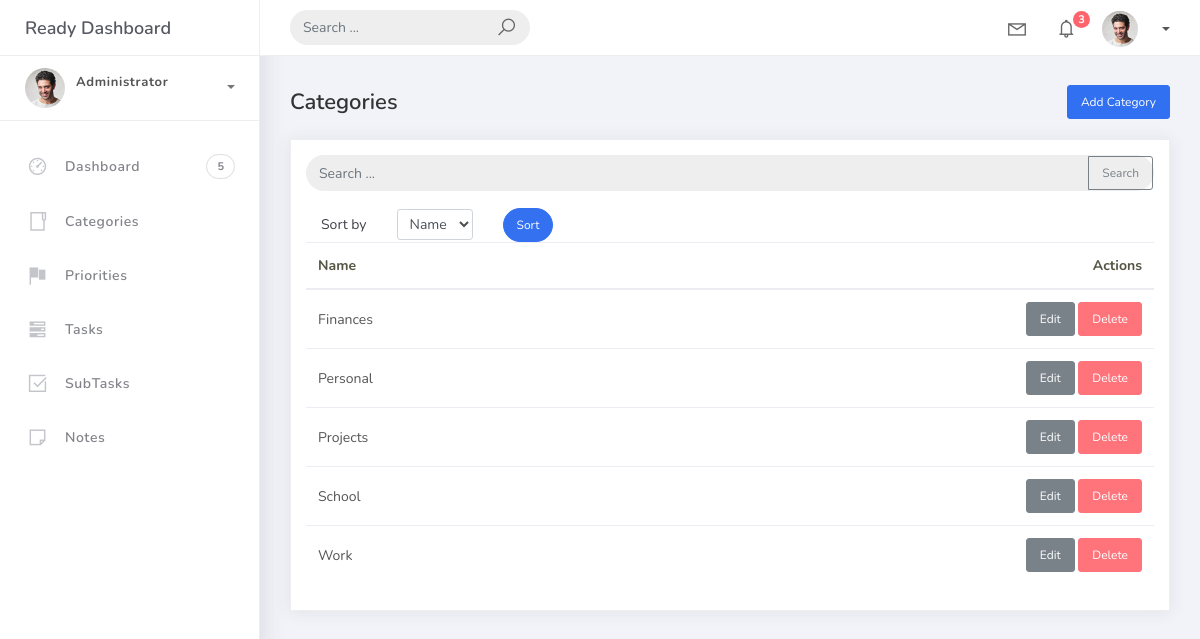
Page /categories/ on the committed database.
### Application/models.py (models this page shows, shortened)
class BaseModel(models.Model):
    created_at = models.DateTimeField(auto_now_add=True)
    updated_at = models.DateTimeField(auto_now=True)
    class Meta:
        abstract = True

class Category(BaseModel):
    name = models.CharField(max_length=100)
    class Meta:
        verbose_name = "Category"
        verbose_name_plural = "Categories"

### Application/views.py (the view)
# urls.py: path('categories/', views.CategoryListView.as_view(), name='category-list'),
class CategoryListView(ListView):
    model = Category
    template_name = 'category_list.html'
    context_object_name = 'categories'
    ordering = ['name']
    paginate_by = 5
    def get_ordering(self):
        allowed = ['name']
        sort_by = self.request.GET.get('sort_by')
        if sort_by in allowed:
            return sort_by
        return 'name'
    def get_queryset(self):
        qs = super().get_queryset()
        q = self.request.GET.get('q')
        if q:
            qs = qs.filter(name__icontains=q)
        return qs
    def get_context_data(self, **kwargs):
        context = super().get_context_data(**kwargs)
        context['q'] = self.request.GET.get('q', '')
        context['sort_by'] = self.get_ordering()
        return context

### templates/category_list.html (shortened to what this page needs)
{% extends 'base.html' %}
{% block content %}
<div class="content">
  <div class="container-fluid">
    <h4 class="page-title d-flex justify-content-between align-items-center">
      <span>Categories</span>
      <a href="{% url 'category-add' %}" class="btn btn-primary btn-sm">Add Category</a>
    </h4>
    <div class="card">
      <div class="card-body table-responsive">
        {% include 'includes/search_form.html' %}
        {% with current=sort_by|default:'name' %}
        <div class="col-md-12">
          <form method="get" class="row g-2 align-items-center">
            <div class="col-auto">
              <label for="categorySortSelect" class="col-form-label">Sort by</label>
            </div>
            <div class="col-auto">
              <select class="form-control form-control-sm" id="categorySortSelect" name="sort_by" onchange="this.form.submit()">
                <option value="name" {% if current == 'name' %}selected{% endif %}>Name</option>
              </select>
            </div>
            <div class="col-auto">
              <button type="submit" class="btn btn-primary btn-sm btn-rounded">Sort</button>
            </div>
          </form>
        </div>
        {% endwith %}
        <table class="table">
          <thead>
            <tr>
              <th>Name</th>
              <th class="text-right">Actions</th>
            </tr>
          </thead>
          <tbody>
            {% for category in categories %}
            <tr>
              <td>{{ category.name }}</td>
              <td class="text-right">
                <a href="{% url 'category-edit' category.pk %}" class="btn btn-sm btn-secondary">Edit</a>
                <a href="{% url 'category-delete' category.pk %}" class="btn btn-sm btn-danger">Delete</a>
              </td>
            </tr>
            {% empty %}
            <tr>
              <td colspan="2">No categories yet.</td>
            </tr>
            {% endfor %}
          </tbody>
        </table>
      </div>
    </div>
  </div>
</div>
{% endblock %}

### rows in the picture
Category: name "Finances"
Category: name "Personal"
Category: name "Projects"
Category: name "School"
Category: name "Work"
